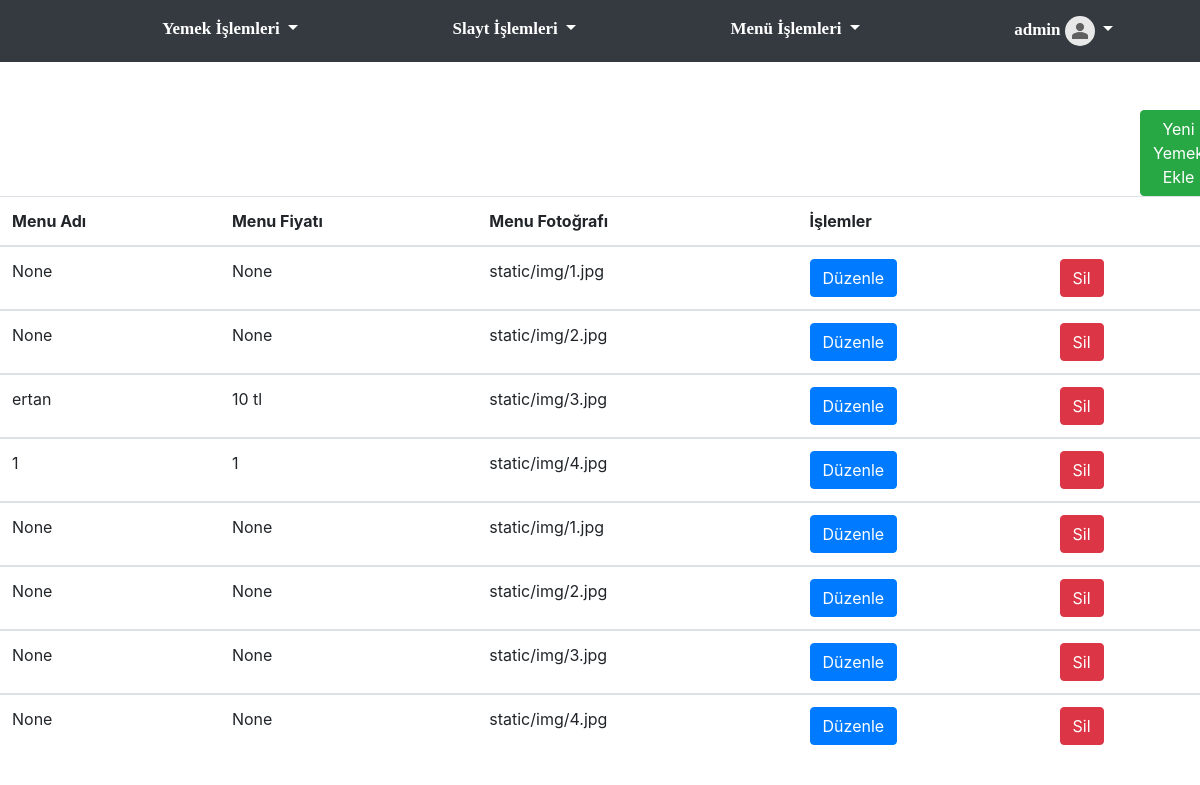
Page /menu/liste (signed in) on the committed database.
### mod_kullanici/model.py (models this page shows, shortened)
class kullanici(db.Model,UserMixin):
    id=db.Column(db.Integer,primary_key=True)
    kullaniciadi=db.Column(db.String(50))
    sifre=db.Column(db.String(50))
    resim=db.Column(db.String(60))

### mod_anasayfa/verimodeli.py (models this page shows)
class menuler(db.Model):
    menuno=db.Column(db.Integer, primary_key=True)
    menuresmi=db.Column(db.String(255))
    menuadi=db.Column(db.String(255))
    menufiyati=db.Column(db.String(255))
    menutipi=db.Column(db.String(255))
    menuid=db.Column(db.String(50))

### mod_anasayfa/yonetici.py (the view)
@mod_menu.route('/liste')
@login_required
def menuList():
    menulerim=menuler.query.all()
    return render_template('MenuListeler/Liste.html',
                           veri=menulerim
                           )

### mod_kullanici/model.py (called while the page is built)
@login.user_loader
def kullaniciYukle(id):
    return kullanici.query.filter(kullanici.id==id).one_or_none()

### templates/MenuListeler/Liste.html (shortened to what this page needs)
{% extends 'admin_paneli.html'%}
{% block body %}
    <br><br>
    <div style="margin-left: 1140px">
        <a href="{{ url_for("menuler.eklemenu") }}" class="btn btn-success">Yeni Yemek Ekle</a></div>
    <div align="center" >
    <table class="table table-hover">
    <thead>
    <tr>
        <th>Menu Adı</th>
        <th>Menu Fiyatı</th>
        <th>Menu Fotoğrafı</th>
        <th colspan="2">İşlemler</th>
    </tr>
    </thead>
    {% for menuler in veri %}
        <tbody>
        <tr>
            <td>{{ menuler.menuadi }}</td>
              <td>{{ menuler.menufiyati }}</td>
            <td>{{ menuler.menuresmi }}</td>
            <td>
                <a href="{{ url_for('menuler.menuduzenle',id=menuler.menuno)}}" class="btn btn-primary">Düzenle</a></td>
            <td>
                <a href="#" class="btn btn-danger silme-butonu"
                data-haberbaslik="{{ menuler.menuadi }}"
                   data-haberno="{{ menuler.menuno }}">Sil</a></td>
        </tr>
    {% endfor %}
    </tbody>
</table>
    </div>
    <br>
    <br><br><br><br>
{% endblock %}

### templates/admin_paneli.html (shortened to what this page needs)
<!DOCTYPE html>
<html lang="tr">
<head>
    <link rel="stylesheet" href="https://maxcdn.bootstrapcdn.com/bootstrap/4.3.1/css/bootstrap.min.css">
</head>
<body>
<nav class="navbar navbar-expand-sm bg-dark navbar-dark">
    <ul class="navbar-nav">
        <li class="nav-item dropdown" style="margin-left: 25%">
            <a class="nav-link dropdown-toggle" href="#" id="navbardrop" data-toggle="dropdown"
               style="font-weight:bold;color: white;font-family: 'Times New Roman', Times, serif;font-size: 17px">
                Yemek İşlemleri
            </a>
        </li>
        <li class="nav-item dropdown" style="margin-left: 25%">
            <a class="nav-link dropdown-toggle" href="#" id="navbardrop" data-toggle="dropdown"
               style="font-weight:bold;color: white;font-family: 'Times New Roman', Times, serif;font-size: 17px">
                Slayt İşlemleri
            </a>
        </li>
         <li class="nav-item dropdown" style="margin-left: 25%">
            <a class="nav-link dropdown-toggle" href="#" id="navbardrop" data-toggle="dropdown"
               style="font-weight:bold;color: white;font-family: 'Times New Roman', Times, serif;font-size: 17px">
                Menü İşlemleri
            </a>
        </li>
        <li class="nav-item dropdown" style="margin-left: 25%">
            <a class="nav-link dropdown-toggle" href="#" id="navbardrop" data-toggle="dropdown"
               style="font-weight:bold;color: white;font-family: 'Times New Roman', Times, serif;font-size: 17px">
    {{ current_user.kullaniciadi }}
                <img class="img-profile rounded-circle" style="width: 30px;height: 30px;">
            </a>
    </ul>
</nav>
{% block body %}{% endblock %}
</body>
</html>

### rows in the picture
kullanici: kullaniciadi "admin"
menuler: menuadi "None", menufiyati "None", menuresmi "static/img/1.jpg"
menuler: menuadi "None", menufiyati "None", menuresmi "static/img/2.jpg"
menuler: menuadi "ertan", menufiyati "10 tl", menuresmi "static/img/3.jpg"
menuler: menuadi "1", menufiyati "1", menuresmi "static/img/4.jpg"
menuler: menuadi "None", menufiyati "None", menuresmi "static/img/1.jpg"
menuler: menuadi "None", menufiyati "None", menuresmi "static/img/2.jpg"
menuler: menuadi "None", menufiyati "None", menuresmi "static/img/3.jpg"
menuler: menuadi "None", menufiyati "None", menuresmi "static/img/4.jpg"
